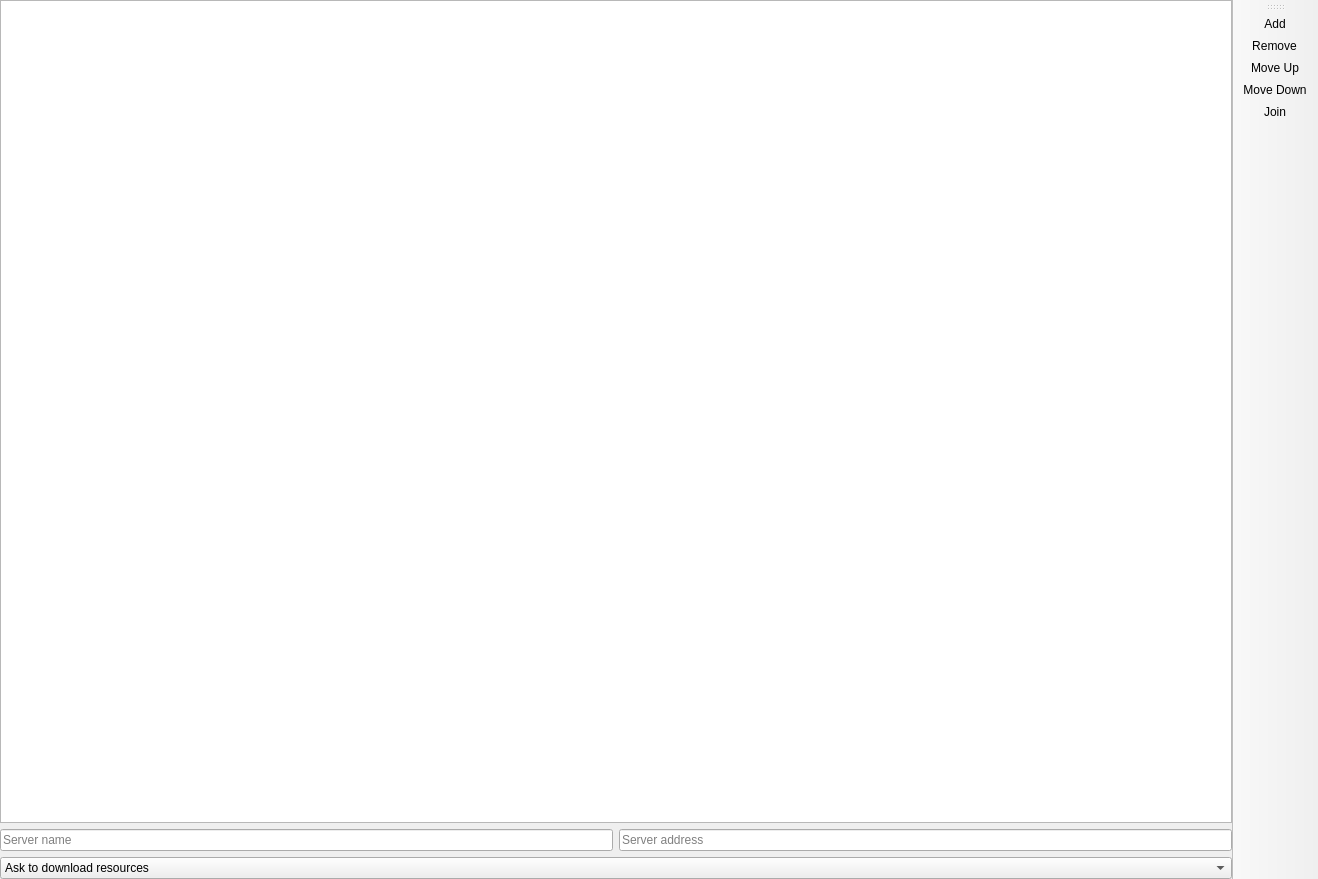
<?xml version="1.0" encoding="UTF-8"?>
<ui version="4.0">
 <class>ServersPage</class>
 <widget class="QMainWindow" name="ServersPage">
  <property name="geometry">
   <rect>
    <x>0</x>
    <y>0</y>
    <width>1318</width>
    <height>879</height>
   </rect>
  </property>
  <widget class="QWidget" name="centralwidget">
   <layout class="QVBoxLayout" name="verticalLayout">
    <property name="leftMargin">
     <number>0</number>
    </property>
    <property name="topMargin">
     <number>0</number>
    </property>
    <property name="rightMargin">
     <number>0</number>
    </property>
    <property name="bottomMargin">
     <number>0</number>
    </property>
    <item>
     <widget class="QTreeView" name="serversView">
      <property name="sizePolicy">
       <sizepolicy hsizetype="Expanding" vsizetype="Expanding">
        <horstretch>0</horstretch>
        <verstretch>0</verstretch>
       </sizepolicy>
      </property>
      <property name="acceptDrops">
       <bool>true</bool>
      </property>
      <property name="alternatingRowColors">
       <bool>true</bool>
      </property>
      <property name="selectionMode">
       <enum>QAbstractItemView::SingleSelection</enum>
      </property>
      <property name="selectionBehavior">
       <enum>QAbstractItemView::SelectRows</enum>
      </property>
      <property name="iconSize">
       <size>
        <width>64</width>
        <height>64</height>
       </size>
      </property>
      <property name="rootIsDecorated">
       <bool>false</bool>
      </property>
      <attribute name="headerStretchLastSection">
       <bool>false</bool>
      </attribute>
     </widget>
    </item>
    <item>
     <layout class="QGridLayout" name="gridLayout_2">
      <property name="leftMargin">
       <number>0</number>
      </property>
      <property name="rightMargin">
       <number>0</number>
      </property>
      <item row="0" column="0">
       <widget class="QLineEdit" name="nameLine">
        <property name="text">
         <string/>
        </property>
        <property name="placeholderText">
         <string>Server name</string>
        </property>
       </widget>
      </item>
      <item row="0" column="1">
       <widget class="QLineEdit" name="addressLine">
        <property name="placeholderText">
         <string>Server address</string>
        </property>
       </widget>
      </item>
      <item row="2" column="0" colspan="2">
       <widget class="QComboBox" name="resourceComboBox">
        <item>
         <property name="text">
          <string>Ask to download resources</string>
         </property>
        </item>
        <item>
         <property name="text">
          <string>Always download resources</string>
         </property>
        </item>
        <item>
         <property name="text">
          <string>Never download resources</string>
         </property>
        </item>
       </widget>
      </item>
     </layout>
    </item>
   </layout>
  </widget>
  <widget class="WideBar" name="toolBar">
   <property name="windowTitle">
    <string>Actions</string>
   </property>
   <property name="allowedAreas">
    <set>Qt::LeftToolBarArea|Qt::RightToolBarArea</set>
   </property>
   <property name="toolButtonStyle">
    <enum>Qt::ToolButtonTextOnly</enum>
   </property>
   <property name="floatable">
    <bool>false</bool>
   </property>
   <attribute name="toolBarArea">
    <enum>RightToolBarArea</enum>
   </attribute>
   <attribute name="toolBarBreak">
    <bool>false</bool>
   </attribute>
   <addaction name="actionAdd"/>
   <addaction name="actionRemove"/>
   <addaction name="actionMove_Up"/>
   <addaction name="actionMove_Down"/>
   <addaction name="actionJoin"/>
  </widget>
  <action name="actionAdd">
   <property name="text">
    <string>Add</string>
   </property>
  </action>
  <action name="actionRemove">
   <property name="text">
    <string>Remove</string>
   </property>
  </action>
  <action name="actionMove_Up">
   <property name="text">
    <string>Move Up</string>
   </property>
  </action>
  <action name="actionMove_Down">
   <property name="text">
    <string>Move Down</string>
   </property>
  </action>
  <action name="actionJoin">
   <property name="text">
    <string>Join</string>
   </property>
  </action>
 </widget>
 <customwidgets>
  <customwidget>
   <class>WideBar</class>
   <extends>QToolBar</extends>
   <header>ui/widgets/WideBar.h</header>
  </customwidget>
 </customwidgets>
 <tabstops>
  <tabstop>serversView</tabstop>
 </tabstops>
 <resources/>
 <connections/>
</ui>
